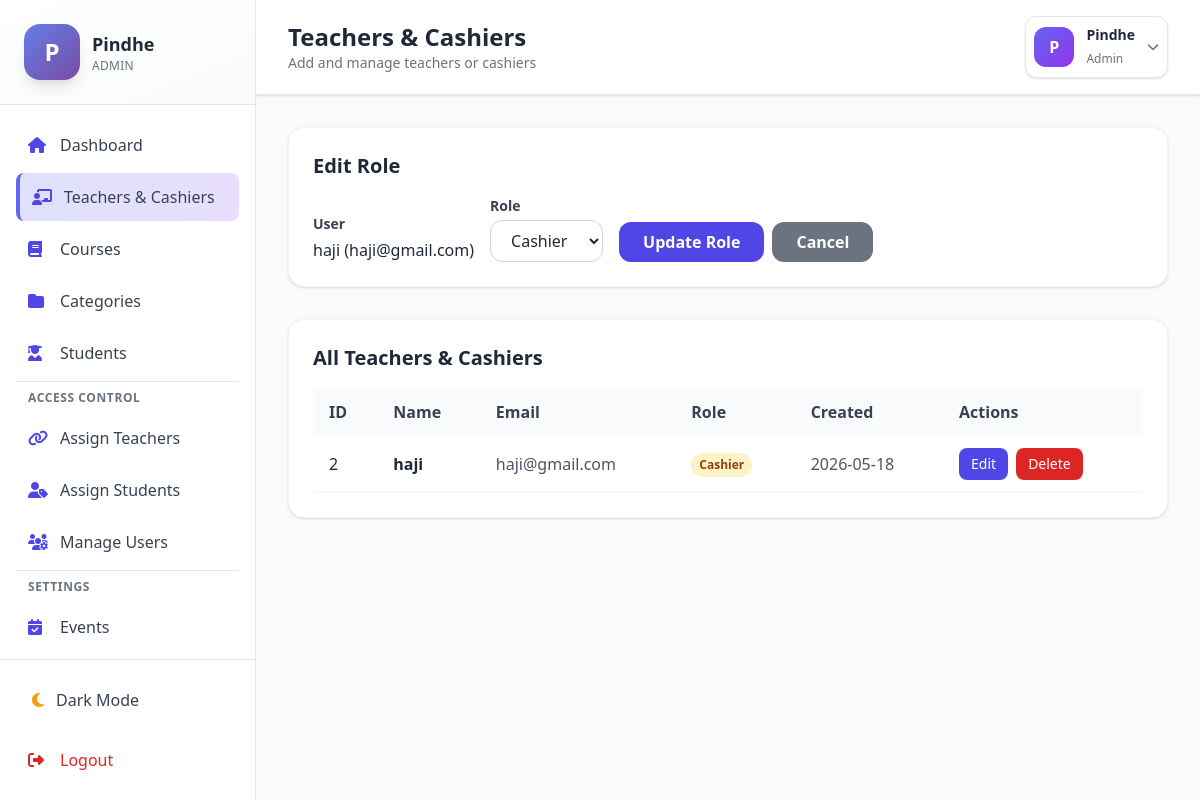
The app's page /admin/teachers.php?edit=2 (signed in) with its own data.
### tables this page shows
CREATE TABLE IF NOT EXISTS users (
    id INT AUTO_INCREMENT PRIMARY KEY,
    student_id VARCHAR(50) UNIQUE NULL COMMENT 'Auto-generated Student ID',
    name VARCHAR(100) NOT NULL,
    email VARCHAR(100) UNIQUE NOT NULL,
    password VARCHAR(255) NOT NULL,
    role ENUM('admin', 'teacher', 'student', 'cashier') NOT NULL,
    phone VARCHAR(20),
    avatar VARCHAR(255),
    status ENUM('active', 'inactive') DEFAULT 'active',
    created_at TIMESTAMP DEFAULT CURRENT_TIMESTAMP,
    updated_at TIMESTAMP DEFAULT CURRENT_TIMESTAMP ON UPDATE CURRENT_TIMESTAMP,
    INDEX idx_email (email),
    INDEX idx_role (role),
    INDEX idx_student_id (student_id)
);

### admin/teachers.php (the view, shortened to what this page needs)
<?php
$pdo = getDBConnection();
$editId = isset($_GET['edit']) ? intval($_GET['edit']) : 0;
$editUser = null;
if ($editId > 0) {
    $stmt = $pdo->prepare("SELECT * FROM users WHERE id = ? AND role IN ('teacher', 'cashier')");
    $stmt->execute([$editId]);
    $editUser = $stmt->fetch();
}
$stmt = $pdo->query("SELECT * FROM users WHERE role IN ('teacher', 'cashier') ORDER BY role, created_at DESC");
$teachers = $stmt->fetchAll();
$pageTitle = 'Teachers & Cashiers';
?>
<!DOCTYPE html>
<html lang="en" class="<?php echo isset($_COOKIE['dark_mode'])&&$_COOKIE['dark_mode']==='enabled'?'dark':''; ?>">
<head>
    <script src="https://cdn.tailwindcss.com"></script>
    <link rel="stylesheet" href="https://cdnjs.cloudflare.com/ajax/libs/font-awesome/6.4.0/css/all.min.css">
</head>
<body class="bg-gray-50 dark:bg-gray-900 min-h-screen">
    <?php include __DIR__.'/../includes/admin_sidebar.php'; ?>
    <div class="lg:ml-64">
        <header class="bg-white dark:bg-gray-800 shadow border-b border-gray-200 dark:border-gray-700 sticky top-0 z-20">
            <div class="px-4 sm:px-6 lg:px-8 py-4">
                <div class="flex items-center justify-between gap-4">
                    <div class="flex items-center gap-3">
                        <div>
                            <h1 class="text-2xl font-bold text-gray-800 dark:text-white"><?php echo $pageTitle; ?></h1>
                            <p class="text-sm text-gray-500 dark:text-gray-400">Add and manage teachers or cashiers</p>
                        </div>
                    </div>
                    <?php include __DIR__.'/../includes/admin_header.php'; ?>
                </div>
            </div>
        </header>
        <main class="p-4 sm:p-6 lg:p-8">
        <div class="bg-white dark:bg-gray-800 rounded-2xl shadow border border-gray-100 dark:border-gray-700 p-6 mb-8">
            <h2 class="text-xl font-bold text-gray-800 dark:text-white mb-4"><?php echo $editUser ? 'Edit Role' : 'Add New User (Teacher or Cashier)'; ?></h2>
            <?php if ($editUser): ?>
            <form method="POST" class="flex flex-wrap items-end gap-4">
                <div>
                    <label class="block text-sm font-semibold text-gray-700 dark:text-gray-300 mb-1">User</label>
                    <span class="text-gray-800 dark:text-gray-200"><?php echo htmlspecialchars($editUser['name']); ?> (<?php echo htmlspecialchars($editUser['email']); ?>)</span>
                </div>
                <div>
                    <label class="block text-sm font-semibold text-gray-700 dark:text-gray-300 mb-1">Role</label>
                    <select name="role" class="px-4 py-2 border border-gray-300 dark:border-gray-600 rounded-xl bg-white dark:bg-gray-700 text-gray-800 dark:text-white focus:ring-2 focus:ring-indigo-500 focus:outline-none">
                        <option value="cashier" <?php echo ($editUser['role'] ?? '') === 'cashier' ? 'selected' : ''; ?>>Cashier</option>
                    </select>
                </div>
                <div class="flex gap-2">
                    <button type="submit" class="bg-indigo-600 text-white px-6 py-2 rounded-xl font-semibold hover:bg-indigo-700">Update Role</button>
                    <a href="teachers.php" class="bg-gray-500 text-white px-6 py-2 rounded-xl font-semibold hover:bg-gray-600">Cancel</a>
                </div>
            </form>
            <?php endif; ?>
        </div>
        <div class="bg-white dark:bg-gray-800 rounded-2xl shadow border border-gray-100 dark:border-gray-700 p-6">
            <h2 class="text-xl font-bold text-gray-800 dark:text-white mb-4">All Teachers & Cashiers</h2>
            <div class="overflow-x-auto">
                <table class="w-full">
                    <thead>
                        <tr class="bg-gray-50 dark:bg-gray-700/50">
                            <th class="px-4 py-3 text-left font-semibold text-gray-700 dark:text-gray-300">ID</th>
                            <th class="px-4 py-3 text-left font-semibold text-gray-700 dark:text-gray-300">Name</th>
                            <th class="px-4 py-3 text-left font-semibold text-gray-700 dark:text-gray-300">Email</th>
                            <th class="px-4 py-3 text-left font-semibold text-gray-700 dark:text-gray-300">Role</th>
                            <th class="px-4 py-3 text-left font-semibold text-gray-700 dark:text-gray-300">Created</th>
                            <th class="px-4 py-3 text-left font-semibold text-gray-700 dark:text-gray-300">Actions</th>
                        </tr>
                    </thead>
                    <tbody>
                        <?php if (empty($teachers)): ?>
                            <tr>
                                <td colspan="6" class="px-4 py-8 text-center text-gray-500 dark:text-gray-400">No teachers or cashiers found</td>
                            </tr>
                        <?php else: ?>
                            <?php foreach ($teachers as $t): ?>
                                <tr class="border-b border-gray-100 dark:border-gray-700 hover:bg-gray-50 dark:hover:bg-gray-700/50">
                                    <td class="px-4 py-3 text-gray-800 dark:text-gray-200"><?php echo $t['id']; ?></td>
                                    <td class="px-4 py-3 font-semibold text-gray-800 dark:text-white"><?php echo htmlspecialchars($t['name']); ?></td>
                                    <td class="px-4 py-3 text-gray-600 dark:text-gray-300"><?php echo htmlspecialchars($t['email']); ?></td>
                                    <td class="px-4 py-3">
                                        <?php if (($t['role'] ?? '') === 'cashier'): ?>
                                            <span class="inline-block px-2 py-1 text-xs font-semibold rounded-full bg-amber-100 dark:bg-amber-900/40 text-amber-800 dark:text-amber-300">Cashier</span>
                                        <?php else: ?>
                                            <span class="inline-block px-2 py-1 text-xs font-semibold rounded-full bg-indigo-100 dark:bg-indigo-900/40 text-indigo-800 dark:text-indigo-300">Teacher</span>
                                        <?php endif; ?>
                                    </td>
                                    <td class="px-4 py-3 text-gray-600 dark:text-gray-400"><?php echo !empty($t['created_at']) ? date('Y-m-d', strtotime($t['created_at'])) : '—'; ?></td>
                                    <td class="px-4 py-3">
                                        <span class="inline-flex flex-wrap gap-2 items-center">
                                        <a href="teachers.php?edit=<?php echo (int)$t['id']; ?>" class="bg-indigo-600 text-white px-3 py-1.5 rounded-lg text-sm hover:bg-indigo-700">Edit</a>
                                        <form method="POST" class="inline" onsubmit="return confirm('Are you sure you want to delete this user?');">
                                            <button type="submit" class="bg-red-600 text-white px-3 py-1.5 rounded-lg text-sm hover:bg-red-700">Delete</button>
                                        </form>
                                        </span>
                                    </td>
                                </tr>
                            <?php endforeach; ?>
                        <?php endif; ?>
                    </tbody>
                </table>
            </div>
        </div>
        </main>
    </div>
</body>
</html>

### records on screen
users: name "haji", email "haji@gmail.com", role "Cashier", id "2", created_at "2026-05-18"

### other values on screen
substr($name, 0, 1) "P"
explode(' ', $name)[0] "Pindhe"
$item['label'] "Dashboard"
$item['label'] "Teachers & Cashiers"
$item['label'] "Courses"
$item['label'] "Categories"
$item['label'] "Students"
$item['label'] "Assign Teachers"
$item['label'] "Assign Students"
$item['label'] "Manage Users"
$item['label'] "Events"
$pageTitle "Teachers & Cashiers"
